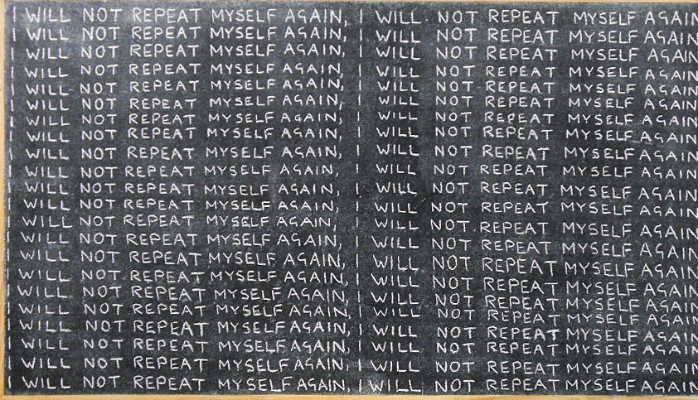
#> input picture opencv/rep.png, 698 x 400 px
$ python tempmatch.py
#> lines starting #> are read from the running program, lines starting #| are printed output that depends on the picture; after the words box and inside, x2 and y2 are one past the last pixel; in counts of white or black regions, pixels touching at a corner belong together
import cv2
import numpy as np

img = cv2.imread('rep.png',0)
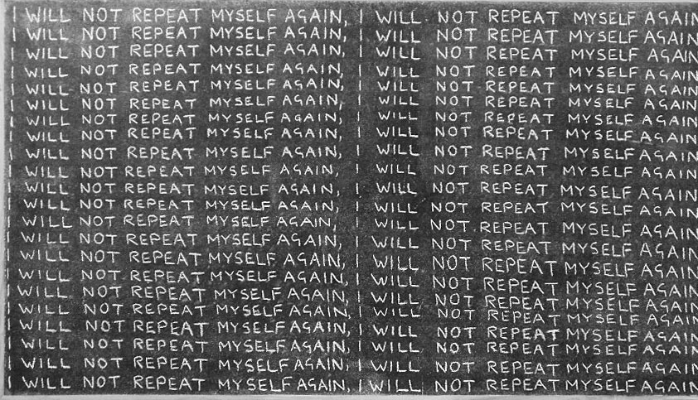
#> img: shape (400, 698); min 7, max 255, mean 97.2
temp = cv2.imread('temp.png',0)
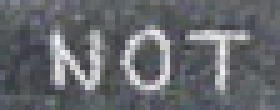
#> input picture opencv/temp.png, 56 x 22 px (shown 5 times larger)
#> temp: shape (22, 56); min 59, max 240, mean 104.1

w,h = temp.shape[::-1]
#> w = 56; h = 22

result = cv2.matchTemplate(img,temp,cv2.TM_CCOEFF_NORMED)
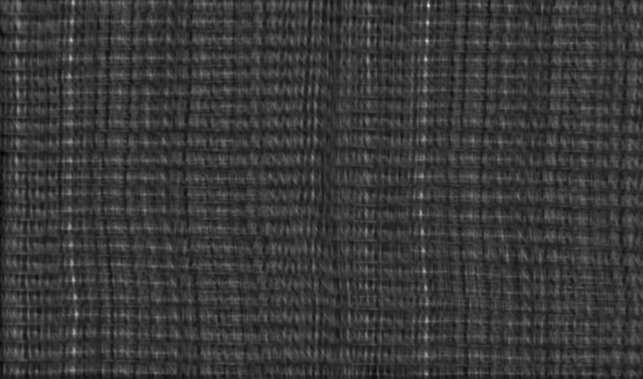
#> result: shape (379, 643) float32; min -0.288, max 1, mean 0.0012; drawn with min black and max white
threshold = 0.60
loc = np.where(result >= threshold)
#> loc = 21 positions, rows 4 to 314, columns 70 to 429

for pt in zip(*loc[::-1]):
	cv2.rectangle(img,pt,(pt[0]+w,pt[0]+h),(255,255,255),1)
#> this loop made 21 passes
#> pt on passes 1 to 12: (428, 4), (427, 5), (428, 5), (429, 5), (428, 6), (427, 22), (427, 23), (71, 39), (70, 40), (71, 40), (426, 40), (427, 40)
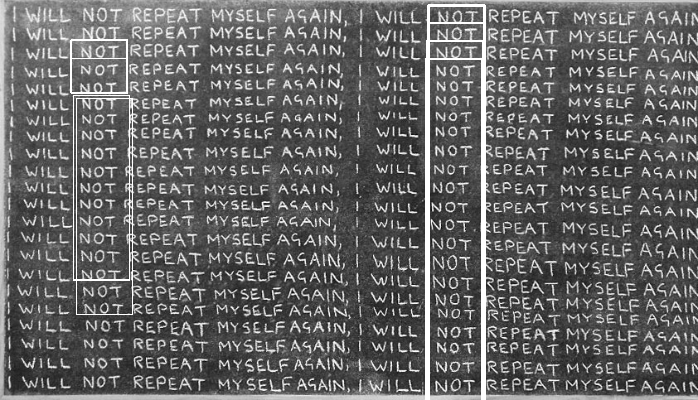
#> img: shape (400, 698); 2.08% of pixels changed, all inside (x1, y1, x2, y2) = (70, 4, 486, 400)

cv2.imshow('img',img)
cv2.waitKey(0)
cv2.destroyAllWindows()
